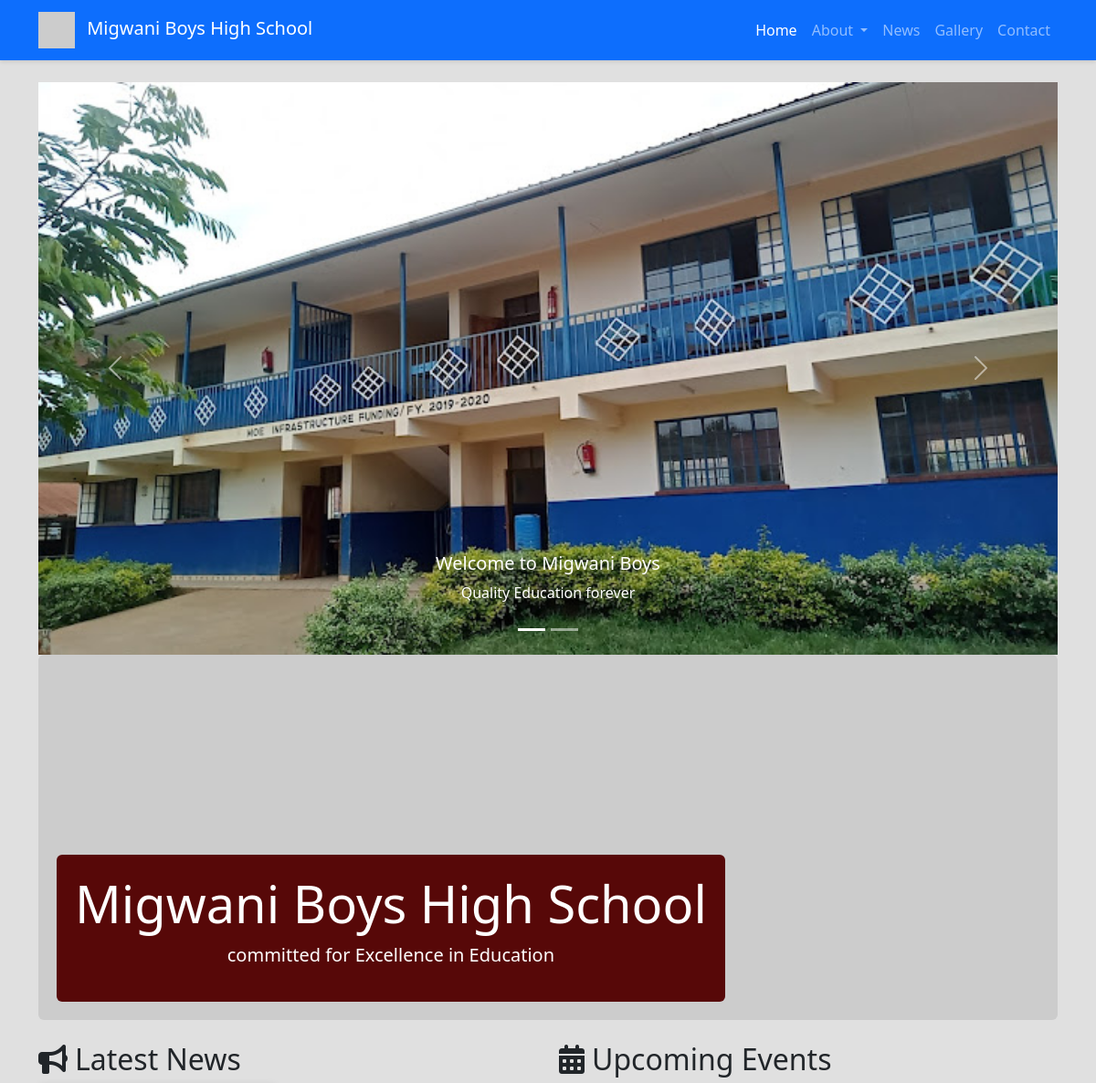
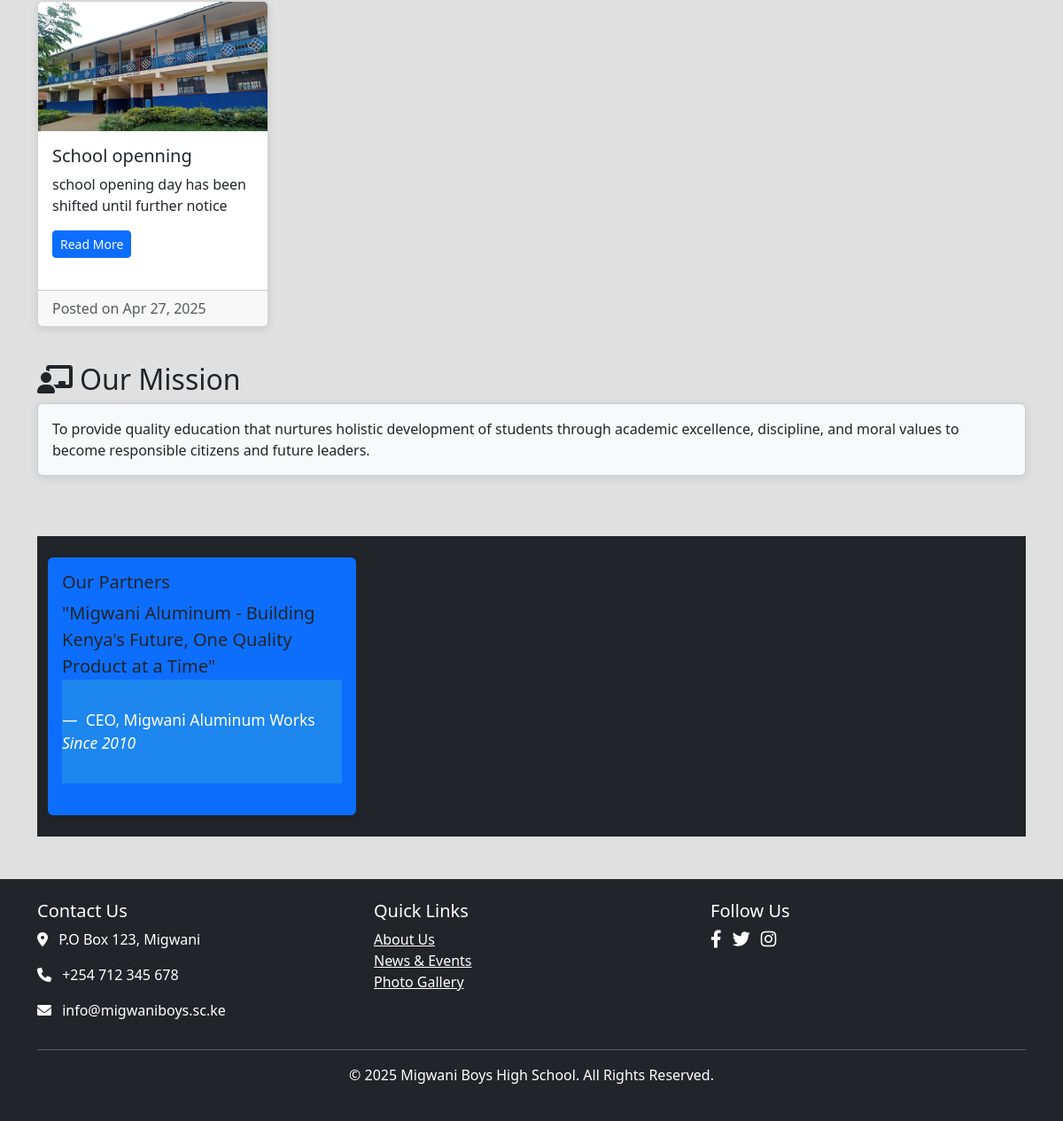
The page / on the database its author committed (2 pictures, top to bottom).
### migwaniapp/models.py (models this page shows, shortened)
class News(models.Model):
    title = models.CharField(max_length=200)
    content = models.TextField()
    date_posted = models.DateTimeField(auto_now_add=True)
    image = models.ImageField(upload_to='news_images/')

### migwaniapp/views.py (the view)
# urls.py: 2. Add a URL to urlpatterns:  path('', views.home, name='home')
def home(request):
    latest_news = News.objects.order_by('-date_posted')[:3]
    upcoming_events = Event.objects.order_by('date')[:3]
    aluminum_partner = Partner.objects.filter(name="Migwani Aluminum").first()
    carousel_images = [
        {
            'image': 'images/migwani.jpg',  # Path relative to static folder
            'alt': 'Migwani School Front View',
            'title': 'Welcome to Migwani Boys',
            'description': 'Quality Education forever'
        },
        {
            'image': 'images/school-building.jpg',
            'alt': 'School Building',
            'title': 'Migwani School with',
            'description': 'Modern Learning Facilities'
        }
    ]
    context = {
        'news': latest_news,
        'events': upcoming_events,
        'carousel_images': carousel_images,
        'aluminum_partner': aluminum_partner,
        'aluminum_quote': {
            'text': "Migwani Aluminum - Building Kenya's Future, One Quality Product at a Time",
            'author': "CEO, Migwani Aluminum Works",
            'year': "Since 2010"
        }
    }
    return render(request, 'school/index.html', context)

### migwaniapp/templates/school/index.html (shortened to what this page needs)
{% extends 'school/base.html' %}
{% load static %}
{% block content %}
    <div class="carouselcontainer">
    <div id="schoolCarousel" class="carousel slide" data-bs-ride="carousel">
    <div class="carousel-indicators">
        {% for image in carousel_images %}
        <button type="button" data-bs-target="#schoolCarousel"
                data-bs-slide-to="{{ forloop.counter0 }}"
                {% if forloop.first %}class="active" aria-current="true"{% endif %}
                aria-label="Slide {{ forloop.counter }}"></button>
        {% endfor %}
    </div>
 <div class="carousel-inner">
    {% for image in carousel_images %}
    <div class="carousel-item {% if forloop.first %}active{% endif %}">
        <img src="{% static 'images/migwani.jpg' %}" class="d-block w-100" alt="{{ image.alt }} " width="100%">
        <div class="carousel-caption d-none d-md-block">
            <h5>{{ image.title }}</h5>
            <p>{{ image.description }}</p>
        </div>
    </div>
    {% endfor %}
</div>
    <button class="carousel-control-prev" type="button" data-bs-target="#schoolCarousel" data-bs-slide="prev">
        <span class="carousel-control-prev-icon" aria-hidden="true"></span>
    </button>
    <button class="carousel-control-next" type="button" data-bs-target="#schoolCarousel" data-bs-slide="next">
        <span class="carousel-control-next-icon" aria-hidden="true"></span>
    </button>
</div>
    </div>
<div class="hero-banner mb-4 rounded">
    <div class="hero-text rounded">
        <h1 class="display-4">Migwani Boys High School</h1>
        <p class="lead">committed for Excellence in Education</p>
    </div>
</div>
<div class="row mb-4">
    <div class="col-md-6">
        <h2><i class="fas fa-bullhorn me-2"></i>Latest News</h2>
        <div class="row">
            {% for item in news %}
            <div class="col-md-6 mb-3">
                <div class="card news-card h-100">
                    <img src="{{ item.image.url }}" class="card-img-top" alt="{{ item.title }}">
                    <div class="card-body">
                        <h5 class="card-title">{{ item.title }}</h5>
                        <p class="card-text">{{ item.content|truncatewords:20 }}</p>
                        <a href="#" class="btn btn-primary btn-sm">Read More</a>
                    </div>
                    <div class="card-footer text-muted">
                        Posted on {{ item.date_posted|date:"M d, Y" }}
                    </div>
                </div>
            </div>
            {% endfor %}
        </div>
    </div>
    <div class="col-md-6">
        <h2><i class="fas fa-calendar-alt me-2"></i>Upcoming Events</h2>
    </div>
</div>
<div class="row">
    <div class="col-md-12">
        <h2><i class="fas fa-chalkboard-teacher me-2"></i>Our Mission</h2>
        <div class="card bg-light">
            <div class="card-body">
                <p class="card-text">
                    To provide quality education that nurtures holistic development of students
                    through academic excellence, discipline, and moral values to become
                    responsible citizens and future leaders.
                </p>
            </div>
        </div>
    </div>
</div>
<footer class="bg-dark text-white py-4">
    <div class="container">
        <div class="row">
            <div class="col-md-4 mb-4 mb-md-0">
                <div class="card bg-primary border-0 h-100">
                    <div class="card-body">
                        <h5 class="card-title">Our Partners</h5>
                        <blockquote class="blockquote mb-0">
                            <p class="font-italic">"{{ aluminum_quote.text }}"</p>
                            <footer class="blockquote-footer text-white">
                                {{ aluminum_quote.author }} <cite>{{ aluminum_quote.year }}</cite>
                            </footer>
                        </blockquote>
                    </div>
                </div>
            </div>
{% endblock %}

### migwaniapp/static/css/style.css (style rules this page uses)
:root { --primary-color: #570303; --secondary-color: #6c757d; --light-color: #ffffff; --dark-color: #1d86ef; }
body { font-family: 'Segoe UI', Tahoma, Geneva, Verdana, sans-serif; line-height: 1.6; background-color: #570808; }
.hero-banner { background: linear-gradient(rgba(0,0,0,0.7), rgba(0,0,0,0.7)), url('../images/migwani.jpg'); background-size: cover; background-position: center; height: 60vh; display: flex; align-items: center; color: white; text-align: center; margin-bottom: 2rem; }
.card { transition: transform 0.3s; margin-bottom: 20px; border: none; box-shadow: 0 2px 10px rgba(0,0,0,0.1); }
footer { background-color: var(--dark-color); color: white; padding: 2rem 0; margin-top: 3rem; }

### migwaniapp/templates/school/base.html (style rules this page uses)
body { background-color: #e0e0e0; }
.hero-banner { background: url('https://via.placeholder.com/1920x600') no-repeat center center; background-size: cover; padding-top: 10px; padding-bottom: 10%; height: 400px; position: relative; }
.hero-text { position: absolute; bottom: 20px; left: 20px; color: white; background-color: #570808; padding: 20px; }
.news-card { transition: transform 0.3s; background-color: #ffffff; }

### rows shown on the page
News: image (picture), title "School openning", content "school opening day has been shifted until further notice", date_posted "Apr 27, 2025"

### other values the page prints
{{ image.title }} "Welcome to Migwani Boys"
{{ image.description }} "Quality Education forever"
{{ aluminum_quote.text }} "Migwani Aluminum - Building Kenya's Future, One Quality Product at a Time"
{{ aluminum_quote.author }} "CEO, Migwani Aluminum Works"
{{ aluminum_quote.year }} "Since 2010"
